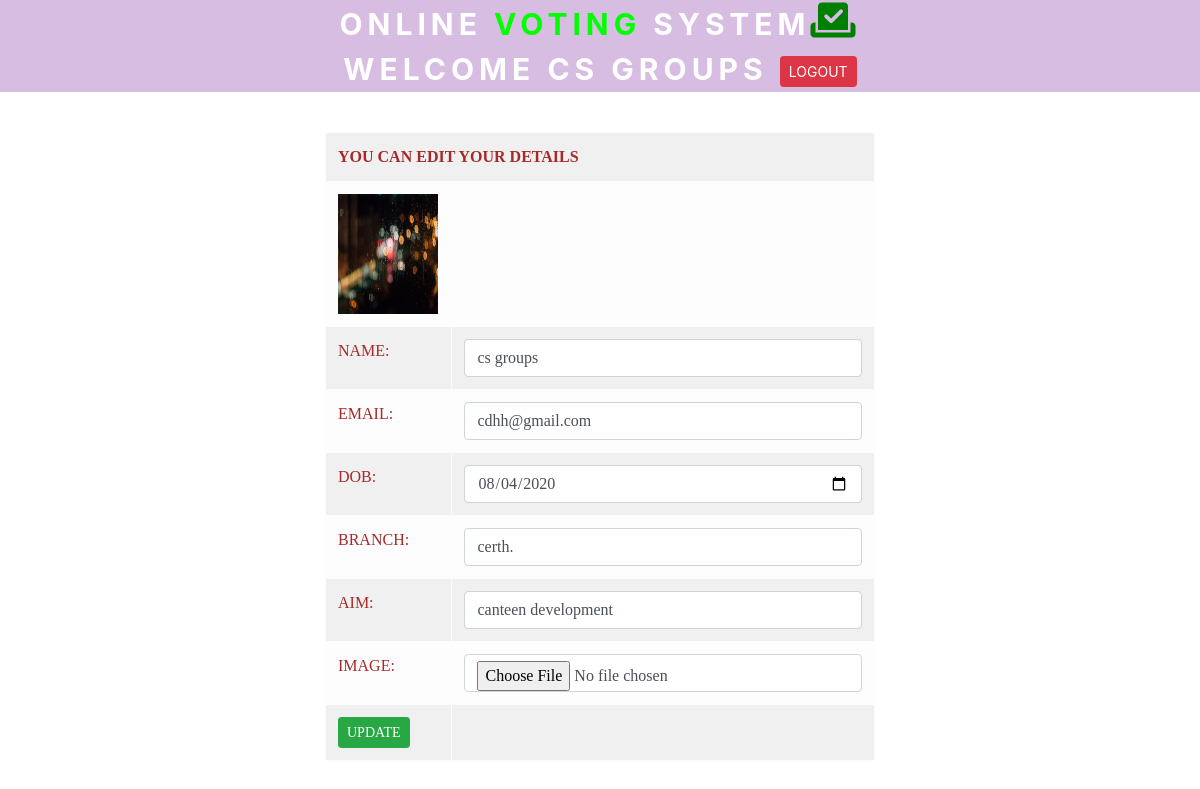
The page /loging.php (signed in) on the database its author committed.
### tables this page shows
CREATE TABLE `groups` (
  `id` int(10) NOT NULL,
  `username` varchar(200) NOT NULL,
  `password` int(100) NOT NULL,
  `image` varchar(100) NOT NULL,
  `date` varchar(100) NOT NULL,
  `email` varchar(100) NOT NULL,
  `votes` int(100) NOT NULL DEFAULT '0',
  `address` text NOT NULL,
  `branch` varchar(100) NOT NULL,
  `number` int(100) NOT NULL
);

### loging.php (the view, shortened to what this page needs)
<?php session_start();
include("process.php");
?>
<!DOCTYPE html>
<html lang="en">
<head>
<link rel="stylesheet" href="https://stackpath.bootstrapcdn.com/bootstrap/4.5.0/css/bootstrap.min.css">
   <link rel="stylesheet" href="https://cdnjs.cloudflare.com/ajax/libs/font-awesome/4.7.0/css/font-awesome.min.css">
</head>
<body>
  <div class="page-header">
  ONLINE <span style="color:lime;">VOTING</span> SYSTEM<i class="fas fa-vote-yea" style="font-size:40px;color:green;"></i></br>
      WELCOME <?php echo $_SESSION['username']?>
  <a href="logout.php"><button class="btn btn-danger btn-sm" name="submit1">LOGOUT</button></a>
  </div>
   <div class="container ">
       <?php
       $email=$_SESSION['email'];
         $sl="select * from groups where email='$email'";
         $res=mysqli_query($conn,$sl)
            or die(mysqli_error($conn));
            while($row=mysqli_fetch_array($res))
            {
                 ?>   <form action="" method="post" enctype="multipart/form-data">
                     <table class="table table-xs table-light table-striped table-bordered">
                      <tr><th colspan="2">YOU CAN EDIT YOUR DETAILS</th></tr>
                      <tr><th  colspan="2"><?php echo "<img src='images/".$row['image']."'>";?></th></tr>
                      <tr><td>NAME:</td><td><input type="text" class="form-control" name="username" value="<?php echo $row['username']?>"></td></tr>
                      <tr><td>EMAIL:</td><td><input type="email" class="form-control" name="email" value="<?php echo $row['email']?>"></td></tr>
                      <tr><td>DOB:</td><td><input type="date" class="form-control" name="date" value="<?php echo $row['date']?>"></td></tr>
                      <tr><td>BRANCH:</td><td><input type="text" name="branch" class="form-control" value="<?php echo $row['branch']?>"></td></tr>
                      <tr><td>AIM:</td><td><input type="text" name="aim" class="form-control" value="<?php echo $row['address']?>"></td></tr>
                      <tr><td>IMAGE:</td><td><input type="file" name="image" class="form-control" ></td></tr>
                      <tr><td><button class="btn btn-success btn-sm" name="submit">UPDATE</button></td><td></td></tr>
                      </table>
                      </form>
            <?php
            }
        ?>
 </div>
</body>

### loging.php (style rules this page uses)
* { margin:0px; padding:0px; }
.page-header { background-color:#D7BDE2; text-align:center; font-size:30px; font-style:verdana; font-weight:bold; color:white; text-transform:uppercase; letter-spacing:5px; }
.table { max-width:550px; margin:40px auto; color:brown; font-family:verdana; }
img { height:120px; width:100px; }

### rows shown on the page
groups: image (picture), username "cs groups", email "cdhh@gmail.com", date "08/04/2020", branch "certh.", aim "canteen development"

### other values the page prints
$_SESSION['username'] "CS GROUPS"
